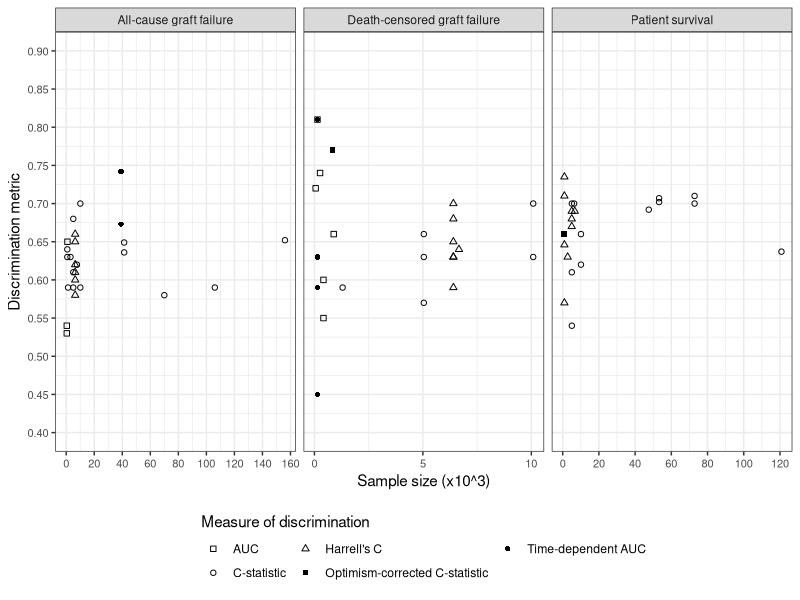

Write R code to recreate this figure.
### Summary of systematic review findings

#Libraries
library(readxl)
library(tidyverse)
library(plyr)

#Read in data
summary<- read_xlsx("data/data-extraction-rob-analysis.xlsx", sheet = "DataExtrac")

summary$Outcome[which(summary$Outcome == "All-cause mortality")]<- "Patient survival"

#Custom breaks on facet
breaks_fun <- function(x) {
  if(max(x) > 50) {
    seq(from = 0, to = round_any(max(summary$Used_sample_size_k), 20, f=ceiling), by = 20)
  } else if(max(x)>15) {
    seq(from = 0, to = 50, by = 10)
  } else {
    seq(from = 0, to = 15, by = 5)
  }
}

#Organise data for use in plot
summary<- summary %>%
  drop_na(est) %>%
  filter(measure %in% c("AUC", "C-statistic", "Harrell's C", "Optimism-corrected C", "Time-dependent AUC")) %>%
  filter(Outcome != "Graft failure (No Def)") %>%
  mutate(Used_sample_size_k = Used_sample_size / 1000)

#Scatter plot of discrimination against sample size
ggsave("disc-by-sampsize.tiff", width = 180, height = 105, units = "mm",
       plot=summary %>%
         ggplot(aes(x = Used_sample_size_k, y = as.numeric(est))) +
         geom_point(aes(shape = as.factor(measure)), size = 1.5) +
         facet_wrap(~ Outcome, scales = "free_x") +
         scale_x_continuous(breaks = breaks_fun, limits = c(0,NA)) +
         scale_y_continuous(breaks = seq(0.4, 1.0, by = 0.05), limits = c(0.4,0.9)) +
         scale_shape_manual(labels = c("AUC", "C-statistic", "Harrell's C", "Optimism-corrected C-statistic", "Time-dependent AUC"), values = c(0, 1, 2, 15, 16))  +
         labs(x = "Sample size (x10^3)", y = "Discrimination metric", shape = "Measure of discrimination") +
         theme_bw() +
         theme(legend.position = "bottom", legend.direction = "vertical",
               axis.text = element_text(size=8)) +
         guides(shape=guide_legend(ncol=3))
)

